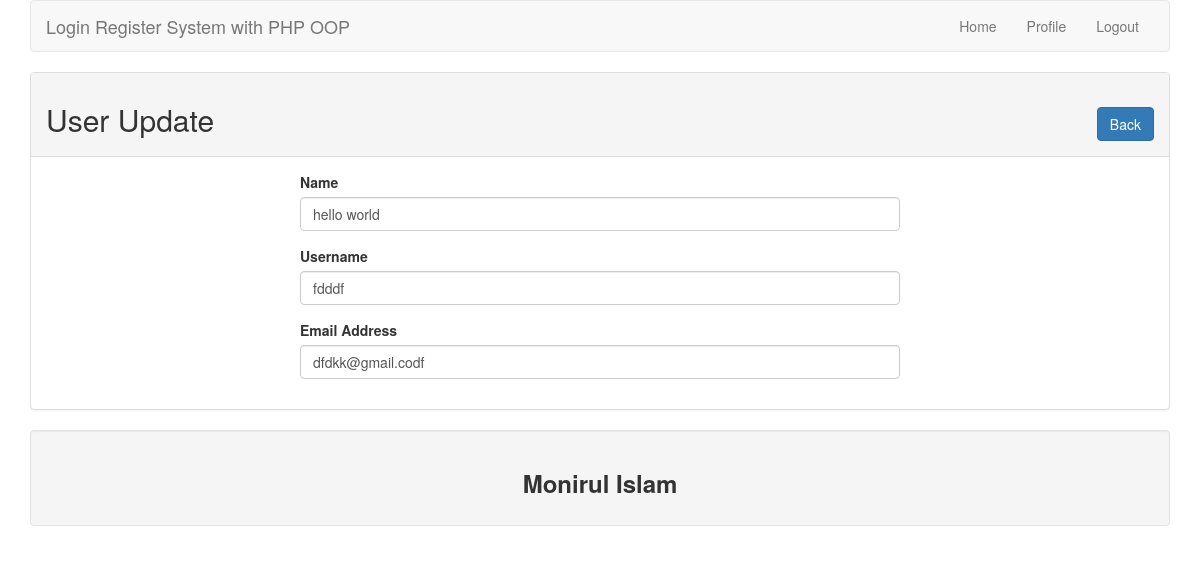
Page /profile.php?p=6 (signed in) on the committed database.
### tables this page shows
CREATE TABLE `tbl_user` (
  `id` int(11) NOT NULL,
  `name` varchar(255) NOT NULL,
  `username` varchar(255) NOT NULL,
  `email` varchar(255) NOT NULL,
  `password` varchar(255) NOT NULL
);

### lib/User.php (called while the page is built, shortened)
<?php
	include 'Database.php';
	class User {
		private $db;
		public function __construct() {
			$this->db = new Database();
		}
		public function getProfileData( $profileID ) {
			$sql = "SELECT * FROM tbl_user WHERE id= :profileID";
			$query = $this->db->pdo->prepare($sql);
			$query->bindValue( ':profileID', $profileID );
			$query->execute();
			$result = $query->fetch(PDO::FETCH_OBJ);
			return $result;
		}
	}

### lib/Database.php (called while the page is built)
<?php
	class Database {
		private $hostdb = "localhost";
		private $userdb = "root";
		private $passdb = "";
		private $namedb = "oop_lr";
		public $pdo;
		public function __construct() {
			if ( !isset($this->pdo)) {
				try {
					$link = new PDO("mysql:host=".$this->hostdb.";dbname=".$this->namedb, $this->userdb, $this->passdb );
					$link->setAttribute(PDO::ATTR_ERRMODE, PDO::ERRMODE_EXCEPTION);
					$link->exec("SET CHARACTER SET utf8");
					$this->pdo = $link;
				} catch (PDOException $e) {
					die("Failed to connect with Databaee".$e->getMessage());
				}
			}
		}
	}

### profile.php (the view, shortened to what this page needs)
<?php
	include 'inc/header.php';
	include 'lib/User.php';
	$user = new User();
	if( isset($_GET['p']) ) {
		$profileID = $_GET['p'];
	}
?>
	<div class="panel panel-default">
		<div class="panel-heading">
			<h2>User Update <span class="pull-right"><a class="btn btn-primary" href="index.php">Back</a></span></h2>
		</div>
		<div class="panel-body">
			<?php
				$profileData = $user->getProfileData($profileID);
				if( $profileData ) {
			?>
			<form action="" method="POST" style="max-width: 600px; margin: 0 auto">
				<div class="form-group">
				    <label for="name">Name</label>
				    <input type="text" class="form-control" id="name" name="name" placeholder="Enter your name" value="<?php echo $profileData->name; ?>">
				</div>
				<div class="form-group">
				    <label for="username">Username</label>
				    <input type="text" class="form-control" id="username" name="username" placeholder="Enter your username" value="<?php echo $profileData->username; ?>">
				</div>
				<div class="form-group">
				    <label for="email">Email Address</label>
				    <input type="email" class="form-control" id="email" name="email" placeholder="Enter email address" value="<?php echo $profileData->email; ?>">
				</div>
			</form>
			<?php } ?>
		</div>
	</div>
<?php include_once 'inc/footer.php'; ?>

### rows in the picture
tbl_user: name "hello world", username "fdddf", email "dfdkk@gmail.codf"
